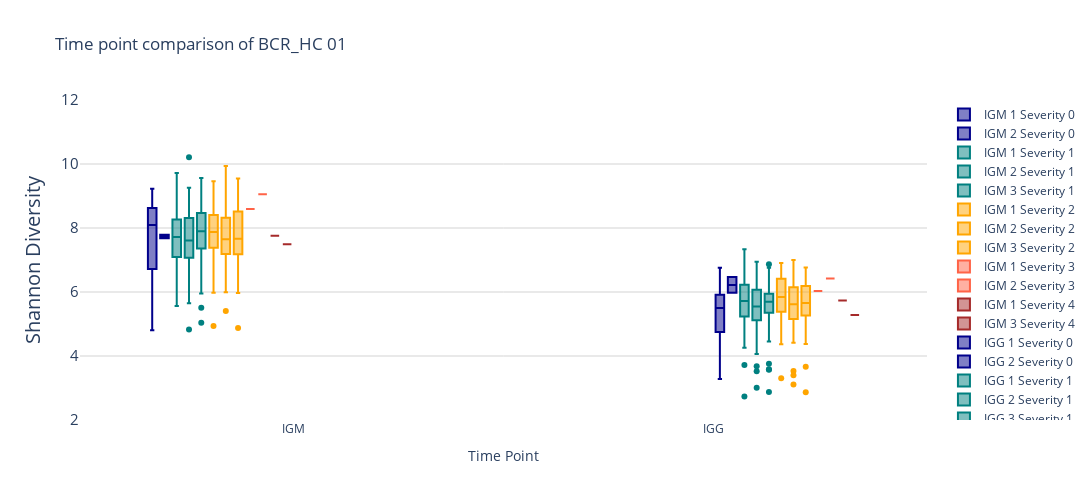
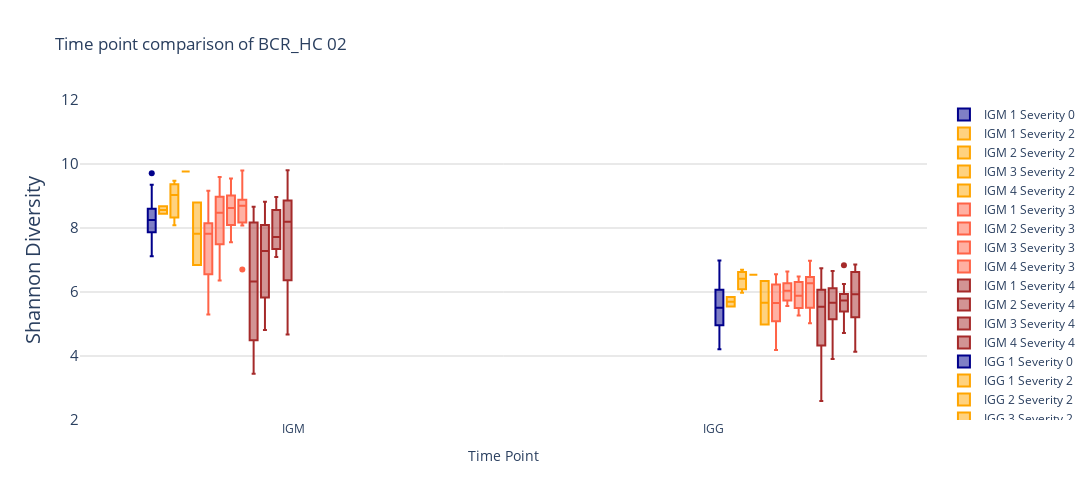
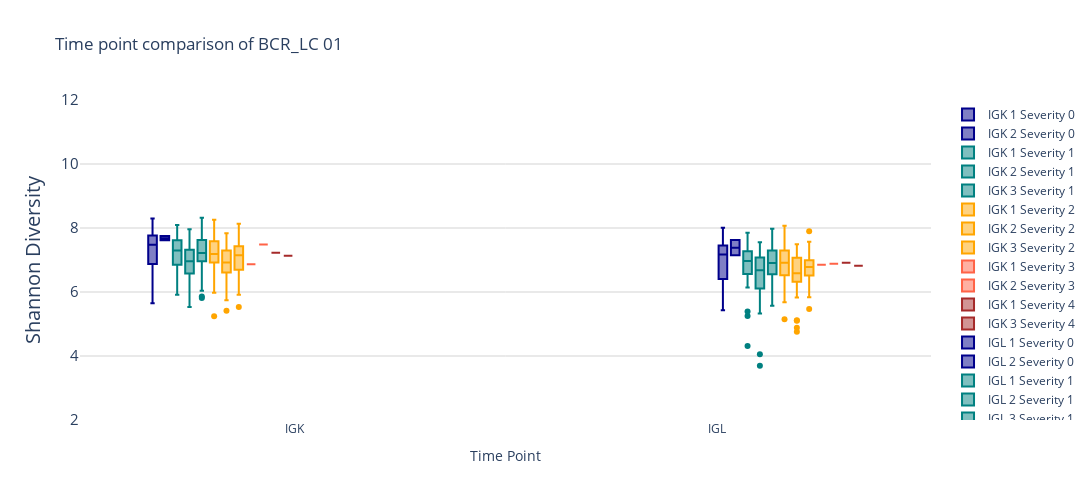
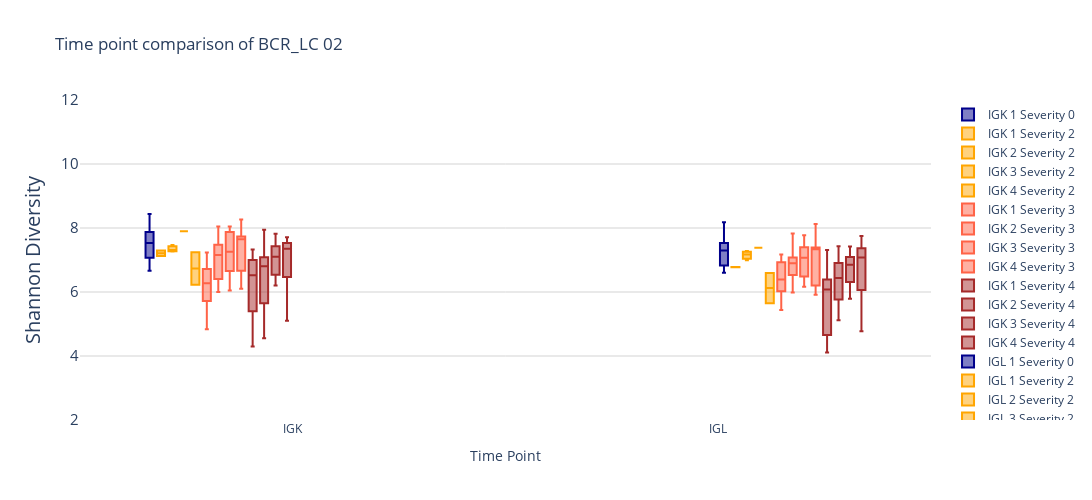

Here is the notebook cell these charts were saved with, in order:
### Code cell
### 이번엔 BCRHC01['Sample']과 BCRHC02['Sample']에서 ID가 COV-CNC, COV-CNO 인 것을 제외하고 비교

def shannon_boxplot2(df, title, detect):

        severity_colors = {0: 'darkblue', 1: 'teal', 2: 'orange', 3: 'tomato', 4: 'brown', 5: 'black'}
        
        fig = go.Figure()
        
        if detect == 'HC':
            Typelist = ['IGM', 'IGG']
        elif detect == 'LC':
            Typelist = ['IGK', 'IGL']
        else:
            Typelist = ['TRA', 'TRB']
    
        ### 이번엔 Severity로 나눈 후 다시 Time_point로 나누어서 boxplot을 그림

        TimePointList = [0, 1, 2, 3, 4, 5]

        # for t in Typelist:
        #     temp = df[(df['Type'] == t)]
        #     # temp = df[(df['Type'] == t) & (df['Sample'] != 'COV-CNC') & (df['Sample'] != 'COV-CNO')]
        #     for i in range(1, 5):
        #         for time_point in TimePointList:
        #             temp_time_point = temp[temp['Time_point'] == time_point]
        #             fig.add_trace(go.Box(y=temp_time_point[(temp_time_point['Severity'] == i)]['Shannon_diversity'], x=[f'{t}']*len(temp_time_point[(temp_time_point['Severity'] == i)]), name=f'{t} {time_point}', marker_color=colors[t]))
    
        for t in Typelist:
                temp = df[(df['Type'] == t)]
                for severity in severity_colors:
                    for time_point in TimePointList:
                        temp_time_point = temp[(temp['Severity'] == severity) & (temp['Time_point'] == time_point)]
                        if not temp_time_point.empty:
                            fig.add_trace(go.Box(y=temp_time_point['Shannon_diversity'], x=[f'{t}']*len(temp_time_point), 
                                                name=f'{t} {time_point} Severity {severity}', marker_color=severity_colors[severity]))

        fig.update_layout(title=title, xaxis_title='Time Point', yaxis_title='Shannon Diversity', boxmode='group', yaxis_tickfont_size=15, yaxis_titlefont_size=20,
                            plot_bgcolor='rgba(255, 255, 255, 1)', yaxis=dict(gridcolor='lightgray',range=[2,12]), width=2000, height=500)
        
        fig.show()
        
shannon_boxplot2(trim_BCRHC01, 'Time point comparison of BCR_HC 01', 'HC')
shannon_boxplot2(trim_BCRHC02, 'Time point comparison of BCR_HC 02', 'HC')
shannon_boxplot2(trim_BCRLC01, 'Time point comparison of BCR_LC 01', 'LC')
shannon_boxplot2(trim_BCRLC02, 'Time point comparison of BCR_LC 02', 'LC')
shannon_boxplot2(trim_TCR01, 'Time point comparison of TCR 01','')
shannon_boxplot2(trim_TCR02, 'Time point comparison of TCR 02','')
